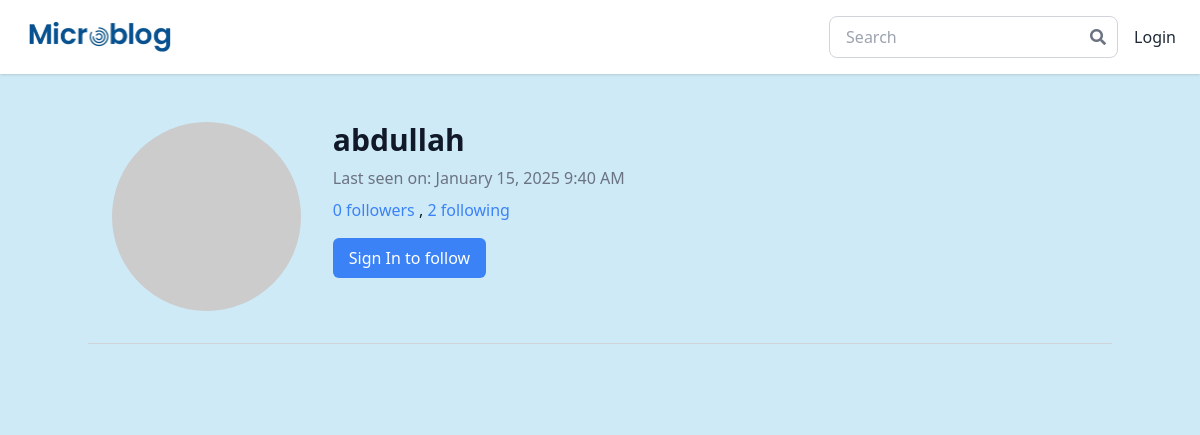
The page /user/abdullah on the database as committed earlier.
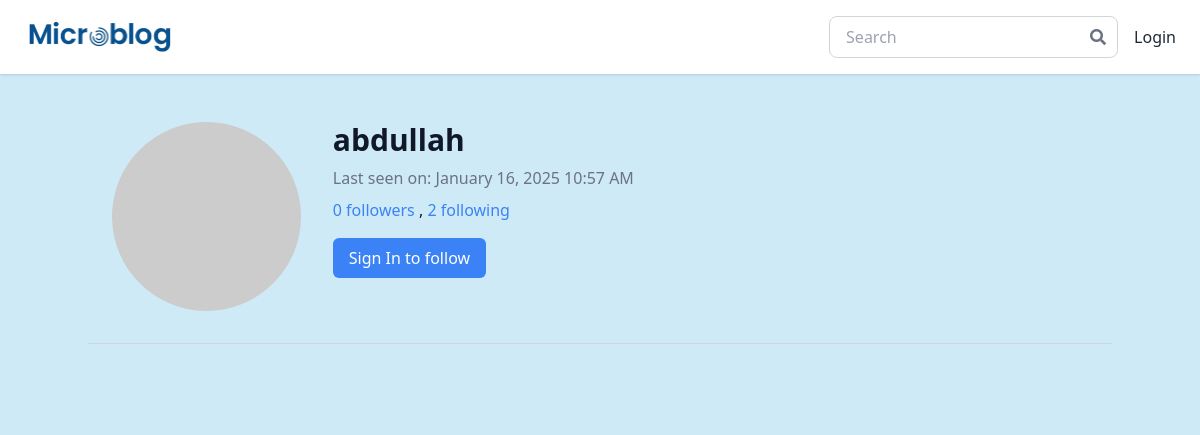
The same page on the database as committed later.
### app/models.py (models this page shows, shortened)
class User(UserMixin, db.Model):
    id: so.Mapped[int] = so.mapped_column(primary_key=True)
    username: so.Mapped[str] = so.mapped_column(sa.String(64), index=True, unique=True)
    email: so.Mapped[str] = so.mapped_column(sa.String(120), index=True, unique=True)
    password_hash: so.Mapped[Optional[str]] = so.mapped_column(sa.String(256))
    posts: so.WriteOnlyMapped['Post'] = so.relationship(back_populates='author', cascade='all, delete-orphan', passive_deletes=True)
    comments: so.WriteOnlyMapped['Comment'] = so.relationship(back_populates='author', cascade='all, delete-orphan', passive_deletes=True)
    about_me: so.Mapped[Optional[str]] = so.mapped_column(sa.String(140))
    last_seen: so.Mapped[Optional[datetime]] = so.mapped_column(default=lambda: datetime.now(timezone.utc))
    following: so.WriteOnlyMapped['User'] = so.relationship(secondary=followers, primaryjoin=(followers.c.follower_id == id),
                                                            secondaryjoin=(followers.c.followed_id == id), back_populates='followers', passive_deletes=True)
    followers: so.WriteOnlyMapped['User'] = so.relationship(secondary=followers, primaryjoin=(followers.c.followed_id == id),
                                                            secondaryjoin=(followers.c.follower_id == id), back_populates='following', passive_deletes=True)
    def avatar(self, size):
        digest = md5(self.email.lower().encode('utf-8')).hexdigest()
        return f'https://www.gravatar.com/avatar/{digest}?d=identicon&s={size}'
    def followers_count(self):
        query = sa.select(sa.func.count()).select_from(self.followers.select().subquery())
        return db.session.scalar(query)
    def following_count(self):
        query = sa.select(sa.func.count()).select_from(self.following.select().subquery())
        return db.session.scalar(query)

### app/main/routes.py (the view)
@bp.route('/user/<username>')
def user(username):
    user = db.first_or_404(sa.select(User).where(User.username == username))
    page = request.args.get('page', 1, type=int)
    query = user.posts.select().order_by(Post.timestamp.desc())
    posts = db.paginate(query, page=page, per_page=current_app.config['POSTS_PER_PAGE'], error_out=False)
    next_url = url_for('main.user', username=user.username, page=posts.next_num) \
        if posts.has_next else None
    prev_url = url_for('main.user', username=user.username, page=posts.prev_num) \
        if posts.has_prev else None
    form = EmptyForm()
    return render_template('user.html', title='User Profile', user=user, posts=posts.items, form=form, next_url=next_url, prev_url=prev_url)

### app/main/forms.py
class EmptyForm(FlaskForm):
    submit = SubmitField('Submit')

class SearchForm(FlaskForm):
    searched = StringField('Searched', validators=[DataRequired()])
    submit = SubmitField('Submit')

### app/main/routes.py (called while the page is built)
@bp.before_request
def before_request():
    if current_user.is_authenticated:
        current_user.last_seen = datetime.now(timezone.utc)
        db.session.commit()

@bp.context_processor
def inject_search_form():
    return dict(form=SearchForm())

### app/templates/user.html (shortened to what this page needs)
{% extends "new_base.html" %}
{% block content %}
    <div class="container mx-auto py-8 bg-[#CEEAF7]">
        <div class="flex flex-wrap md:flex-nowrap border-b border-gray-300 pb-8 px-6">
            <div class="w-full sm:w-1/2 md:w-1/4 mb-4 md:mb-0">
                <img src="{{ user.avatar(200) }}" alt="User avatar" class="rounded-full w-32 sm:w-48 md:w-64 h-auto object-cover">
            </div>
            <div class="md:ml-8 w-full">
                <h1 class="text-3xl font-bold">{{ user.username }}</h1>
                {% if user.last_seen %}
                    <p class="mt-2 text-gray-500">Last seen on: {{ moment(user.last_seen).format('LLL') }}</p>
                {% endif %}
                <p class="mt-2">
                    <a href="{{ url_for('main.followers_list', username=user.username) }}" class="text-blue-500 hover:underline">
                        {{ user.followers_count() }} followers
                    </a>,
                    <a href="{{ url_for('main.following_list', username=user.username) }}" class="text-blue-500 hover:underline">
                        {{ user.following_count() }} following
                    </a>
                </p>
                {% if not current_user.is_anonymous %}
                {% if user == current_user %}
                    <div class="mt-4">
                        <a href="{{ url_for('main.edit_profile') }}" class="inline-block bg-[#225993] hover:bg-[#1B487A] text-white px-4 py-2 rounded-md">Update profile</a>
                    </div>
                    <div class="mt-4">
                        <button type="button" onclick="openDeleteModal()" class="bg-red-500 text-white px-4 py-2 rounded-md hover:bg-red-600">Delete Account</button>
                    </div>
                {% elif not current_user.is_following(user) %}
                    <div class="mt-4">
                        <form action="{{ url_for('main.follow', username=user.username) }}" method="post">
                            {{ form.hidden_tag() }}
                            <input type="submit" value="Follow" class="bg-[#225993] text-white px-4 py-2 rounded-md hover:bg-[#1B487A]">
                        </form>
                    </div>
                {% else %}
                    <div class="mt-4">
                        <form action="{{ url_for('main.unfollow', username=user.username) }}" method="post">
                            {{ form.hidden_tag() }}
                            <input type="submit" value="Unfollow" class="bg-[#225993] text-white px-4 py-2 rounded-md hover:bg-[#1B487A]">
                        </form>
                    </div>
                {% endif %}
                {% else %}
                    <div class="mt-4">
                        <a href="{{ url_for('auth.login') }}" class="inline-block bg-blue-500 text-white px-4 py-2 rounded-md hover:bg-blue-600">Sign In to follow</a>
                    </div>
                {% endif %}
            </div>
        </div>
    </div>
{% endblock %}

### app/templates/new_base.html (shortened to what this page needs)
<!DOCTYPE html>
<html lang="en">
<head>
    <script src="https://cdn.tailwindcss.com"></script>
    <link rel="stylesheet" href="https://cdnjs.cloudflare.com/ajax/libs/font-awesome/5.15.4/css/all.min.css">
    <link href="https://cdn.jsdelivr.net/npm/tailwindcss@2.2.19/dist/tailwind.min.css" rel="stylesheet">
</head>
<body class="bg-[#CEEAF7] text-gray-900">
    <nav class="bg-white shadow">
      <div class="container max-w-full w-full px-4 md:px-6 py-4 flex justify-between items-center">
          <div class="flex items-center space-x-6 mx-auto lg:mx-0">
              {% if not current_user.is_anonymous %}
              <a href="{{ url_for('main.index') }}" class="mt-1">
                <img class="w-15 h-10" src="{{ url_for('static', filename='images/Screenshot_2024-10-08_154426-removebg-preview_enhanced.png') }}" alt="Microblog">
              </a>
              {% else %}
              <a href="{{ url_for('main.explore') }}">
                <img class="w-15 h-10" src="{{ url_for('static', filename='images/Screenshot_2024-10-08_154426-removebg-preview_enhanced.png') }}" alt="Microblog">
              </a>
              {% endif %}
          </div>
          <div class="hidden lg:flex items-center space-x-4">
              <form class="relative flex items-center w-full md:w-auto" method="POST" action="{{ url_for('main.search') }}" onsubmit="return ValidateSearch()">
                  <input type="search" name="searched" autocomplete="off" id="searched" class="w-full border border-gray-300 rounded-lg pl-4 pr-10 py-2 focus:outline-none" placeholder="Search">
                  <button type="submit" class="absolute right-3 inset-y-0 flex items-center text-gray-500 hover:text-gray-700">
                      <i class="fas fa-search"></i>
                  </button>
              </form>
              {% if not current_user.is_anonymous %}
              <div class="relative px-2">
                  <button id="dropdownButton" class="text-lg flex items-center space-x-2 text-gray-800 hover:text-gray-600 focus:outline-none" onclick="toggleDropdown()">
                      <img class="w-8 h-8 rounded-full" src="{{ current_user.avatar(50) }}" alt="User avatar">
                      <span>{{ current_user.username }}</span>
                      <svg class="w-4 h-4" fill="currentColor" viewBox="0 0 20 20" xmlns="http://www.w3.org/2000/svg">
                          <path fill-rule="evenodd" d="M5.293 7.293a1 1 0 011.414 0L10 10.586l3.293-3.293a1 1 0 111.414 1.414l-4 4a1 1 0 01-1.414 0l-4-4a1 1 0 010-1.414z" clip-rule="evenodd"></path>
                      </svg>
                  </button>
                  <div id="profileDropdown" class="hidden absolute right-0 mt-5 w-40 bg-white rounded-md shadow-lg z-10">
                    <ul class="py-1">
                      <li>
                        <a href="{{ url_for('main.user', username=current_user.username) }}" class="block px-4 py-2 text-gray-800 hover:bg-gray-100 flex items-center space-x-2">
                          <i class="fas fa-user"></i>
                          <span>View Profile</span>
                        </a>
                      </li>
                      <li>
                        <a href="{{ url_for('main.edit_profile') }}" class="block px-4 py-2 text-gray-800 hover:bg-gray-100 flex items-center space-x-2">
                          <i class="fas fa-edit"></i>
                          <span>Update Profile</span>
                        </a>
                      </li>
                      <li>
                        <a href="javascript:void(0);" onclick="openModal()" class="block px-4 py-2 text-gray-800 hover:bg-gray-100 flex items-center space-x-2">
                          <i class="fas fa-sign-out-alt"></i>
                          <span>Logout</span>
                        </a>
                      </li>
                    </ul>
                  </div>
              </div>
              {% else %}
              <ul class="flex space-x-4">
                  <li><a class="text-gray-800 hover:text-gray-600" href="{{ url_for('auth.login') }}">Login</a></li>
              </ul>
              {% endif %}
          </div>
      </div>
    </nav>
    <div class="p-4">
        <div class="container mx-auto">
            {% block content %}{% endblock %}
        </div>
    </div>
</body>
</html>

Rows that differ between the two databases and show on the page:
changed User "abdullah": last_seen "January 15, 2025 9:40 AM" → "January 16, 2025 10:57 AM"
